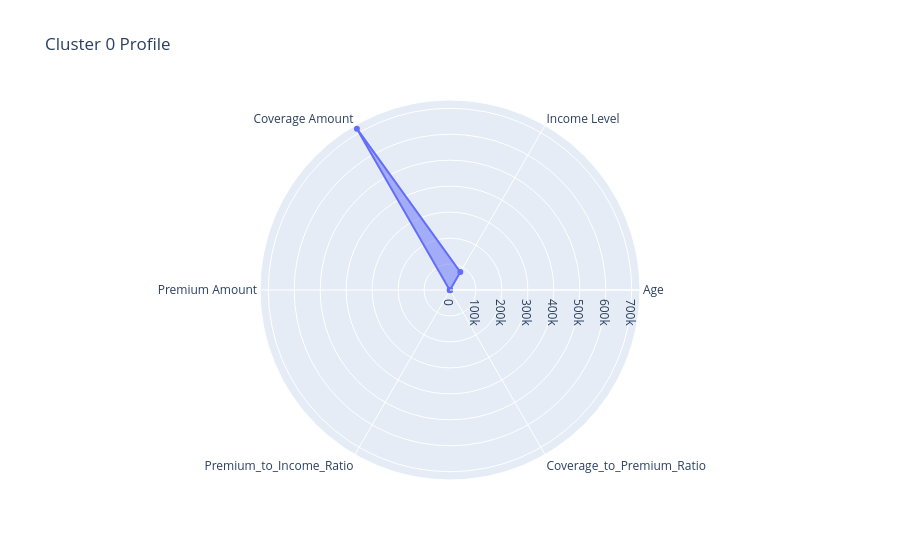
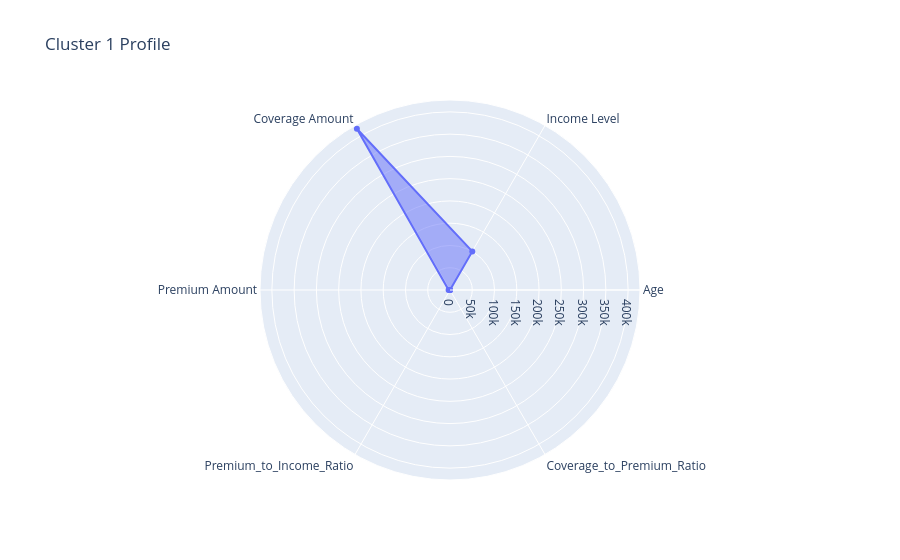
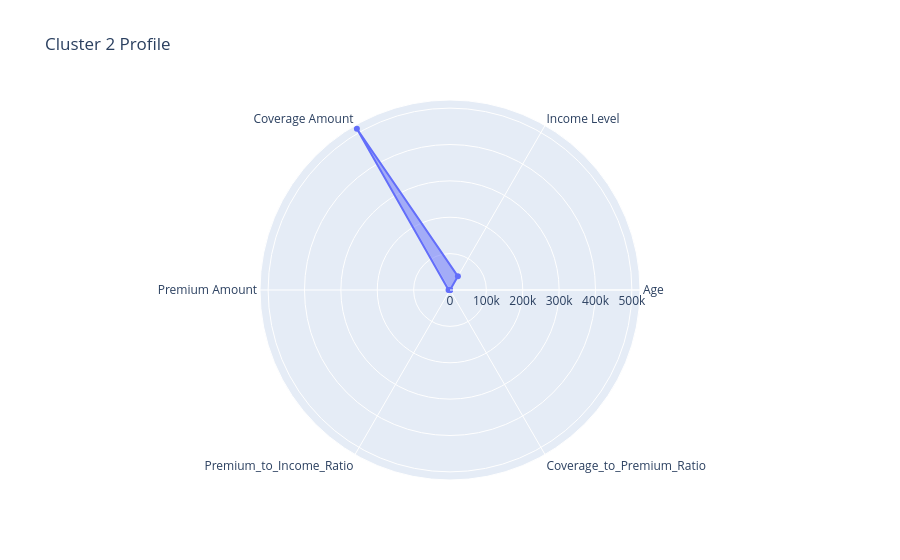
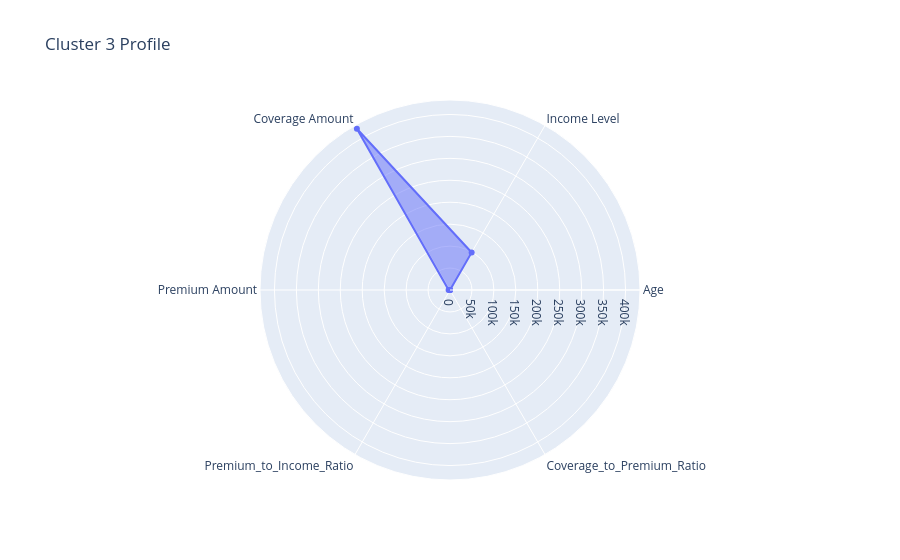

Write notebook code for charts like these, in order.
### Code cell
for i in cluster_profile.index:
    fig = go.Figure()
    
    fig.add_trace(go.Scatterpolar(
        r=cluster_profile.loc[i].values,
        theta=cluster_profile.columns,
        fill='toself',
        name=f'Cluster {i}'
    ))
    
    fig.update_layout(title=f"Cluster {i} Profile")
    fig.show()

### Figure 1 — Plotly figure (JSON) as saved in the notebook; plotly's stock layout.template omitted (floating-point values rounded to 4 significant figures)
{"data": [{"fill": "toself", "name": "Cluster 0", "r": [44.1, 79630.0, 717400.0, 1355.0, 0.02155, 597.3], "theta": ["Age", "Income Level", "Coverage Amount", "Premium Amount", "Premium_to_Income_Ratio", "Coverage_to_Premium_Ratio"], "type": "scatterpolar"}], "layout": {"title": {"text": "Cluster 0 Profile"}}}

### Figure 2 — Plotly figure (JSON) as saved in the notebook; plotly's stock layout.template omitted (floating-point values rounded to 4 significant figures)
{"data": [{"fill": "toself", "name": "Cluster 1", "r": [31.72, 100100.0, 418300.0, 3139.0, 0.03354, 145.3], "theta": ["Age", "Income Level", "Coverage Amount", "Premium Amount", "Premium_to_Income_Ratio", "Coverage_to_Premium_Ratio"], "type": "scatterpolar"}], "layout": {"title": {"text": "Cluster 1 Profile"}}}

### Figure 3 — Plotly figure (JSON) as saved in the notebook; plotly's stock layout.template omitted (floating-point values rounded to 4 significant figures)
{"data": [{"fill": "toself", "name": "Cluster 2", "r": [43.75, 43410.0, 512000.0, 3921.0, 0.09747, 136.0], "theta": ["Age", "Income Level", "Coverage Amount", "Premium Amount", "Premium_to_Income_Ratio", "Coverage_to_Premium_Ratio"], "type": "scatterpolar"}], "layout": {"title": {"text": "Cluster 2 Profile"}}}

### Figure 4 — Plotly figure (JSON) as saved in the notebook; plotly's stock layout.template omitted (floating-point values rounded to 4 significant figures)
{"data": [{"fill": "toself", "name": "Cluster 3", "r": [59.65, 98650.0, 424400.0, 3135.0, 0.03431, 147.8], "theta": ["Age", "Income Level", "Coverage Amount", "Premium Amount", "Premium_to_Income_Ratio", "Coverage_to_Premium_Ratio"], "type": "scatterpolar"}], "layout": {"title": {"text": "Cluster 3 Profile"}}}
